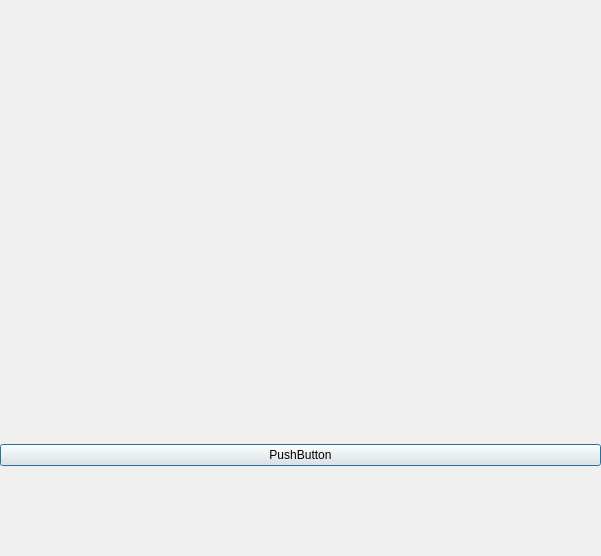
<?xml version="1.0" encoding="UTF-8"?>
<ui version="4.0">
 <class>Dialog</class>
 <widget class="QDialog" name="Dialog">
  <property name="geometry">
   <rect>
    <x>0</x>
    <y>0</y>
    <width>601</width>
    <height>556</height>
   </rect>
  </property>
  <property name="windowTitle">
   <string>Dialog</string>
  </property>
  <widget class="QWidget" name="verticalLayoutWidget">
   <property name="geometry">
    <rect>
     <x>0</x>
     <y>380</y>
     <width>601</width>
     <height>151</height>
    </rect>
   </property>
   <layout class="QVBoxLayout" name="verticalLayout">
    <item>
     <widget class="QPushButton" name="pushButton">
      <property name="text">
       <string>PushButton</string>
      </property>
     </widget>
    </item>
   </layout>
  </widget>
 </widget>
 <resources/>
 <connections/>
</ui>
